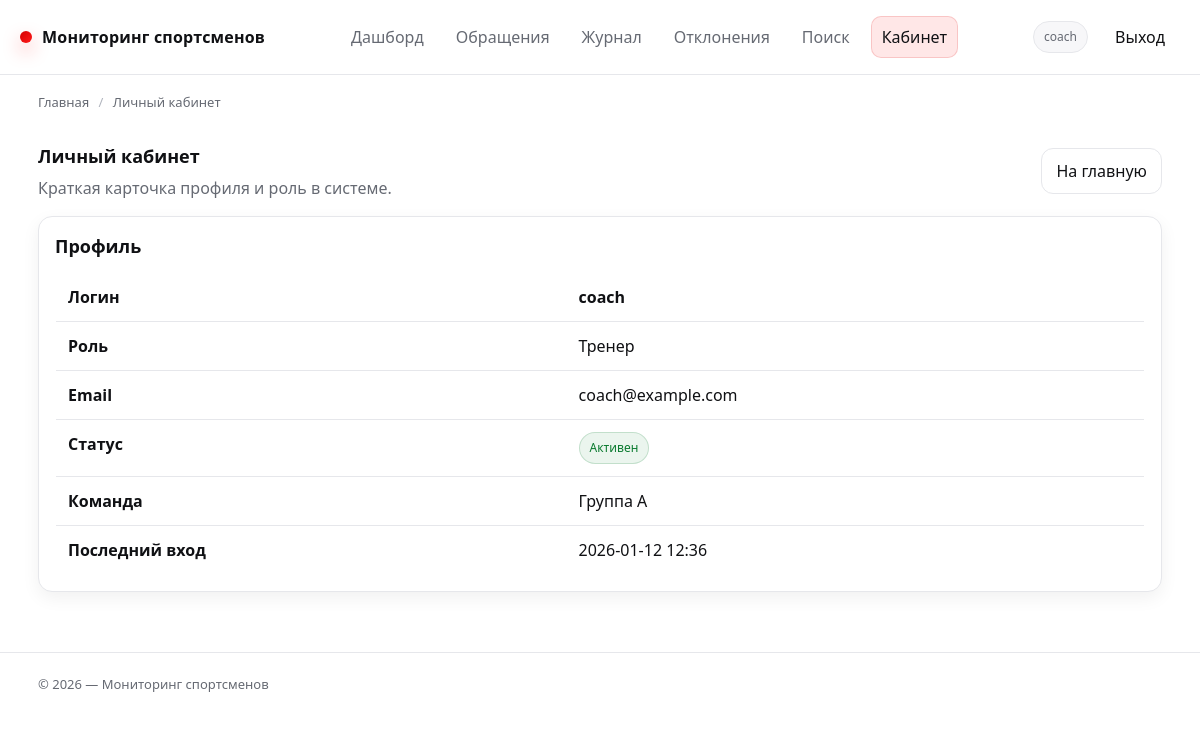
Page /cabinet/ (signed in) on the committed database.
### app/models.py (models this page shows, shortened)
class User(db.Model, UserMixin):
    __tablename__ = "users"
    id = db.Column(db.Integer, primary_key=True)
    username = db.Column(db.String(64), unique=True, nullable=False, index=True)
    email = db.Column(db.String(120), unique=True, nullable=True, index=True)
    password_hash = db.Column(db.String(255), nullable=False)
    role = db.Column(db.String(32), nullable=False, default=ROLE_USER, index=True)
    is_active = db.Column(db.Boolean, nullable=False, default=True)
    created_at = db.Column(db.DateTime, nullable=False, default=datetime.utcnow)
    last_login_at = db.Column(db.DateTime, nullable=True)
    measurements_created = db.relationship(
        "Measurement",
        back_populates="created_by",
        lazy="select",
    )
    feedback_created = db.relationship(
        "Feedback",
        back_populates="author",
        lazy="select",
    )
    exports_created = db.relationship(
        "ExportBatch",
        back_populates="created_by",
        lazy="select",
    )
    teams_managed = db.relationship(
        "Team",
        back_populates="coach",
        lazy="select",
    )
    alerts_closed = db.relationship(
        "Alert",
        back_populates="closed_by",
        lazy="select",
        foreign_keys="Alert.closed_by_id",
    )
    audit_events = db.relationship(
        "AuditLog",
        back_populates="user",
        lazy="select",
    )
    athlete = db.relationship(
        "Athlete",
        back_populates="user",
        uselist=False,
        lazy="select",
    )
    def has_role(self, *roles: str) -> bool:
        return self.role in roles

class Team(db.Model):
    __tablename__ = "teams"
    id = db.Column(db.Integer, primary_key=True)
    name = db.Column(db.String(120), unique=True, nullable=False, index=True)
    coach_id = db.Column(db.Integer, db.ForeignKey("users.id"), nullable=True, index=True)
    coach = db.relationship("User", back_populates="teams_managed", lazy="select")
    parent_id = db.Column(db.Integer, db.ForeignKey("teams.id"), nullable=True)
    parent = db.relationship("Team", remote_side=[id], backref="children")
    is_active = db.Column(db.Boolean, nullable=False, default=True)
    created_at = db.Column(db.DateTime, nullable=False, default=datetime.utcnow)
    athletes = db.relationship("Athlete", back_populates="team", lazy="select")

### app/cabinet.py (the view)
@bp.get("/")
@login_required
def cabinet_home():
    bc = crumbs(("Главная", url_for("routes.index")), ("Личный кабинет", ""))
    role_labels = {
        ROLE_ADMIN: "Администратор",
        ROLE_DOCTOR: "Врач",
        ROLE_COACH: "Тренер",
        ROLE_OPERATOR: "Оператор",
        ROLE_USER: "Спортсмен",
    }
    role_title = role_labels.get(getattr(current_user, "role", None), "—")
    team_label = None
    athlete_profile = getattr(current_user, "athlete", None)
    if athlete_profile and athlete_profile.team:
        team_label = athlete_profile.team.name
    elif is_coach(current_user):
        coach_teams = get_coach_teams(current_user)
        if coach_teams:
            team_label = coach_teams[0].name
    return render_template(
        "cabinet.html",
        breadcrumbs=bc,
        athlete_profile=athlete_profile,
        role_title=role_title,
        team_label=team_label,
    )

### app/__init__.py (called while the page is built)
@login_manager.user_loader
def load_user(user_id: str):
    try:
        return db.session.get(User, int(user_id))
    except Exception:
        return None

### app/permissions.py (called while the page is built)
def _is_active_user(user: Optional[User]) -> bool:
    return bool(user and getattr(user, "is_authenticated", False) and getattr(user, "is_active", True))

def has_role(user: Optional[User], *roles: str) -> bool:
    if not _is_active_user(user):
        return False
    return bool(getattr(user, "has_role", lambda *_: False)(*roles))

def is_admin(user: Optional[User]) -> bool:
    return has_role(user, ROLE_ADMIN)

def is_doctor(user: Optional[User]) -> bool:
    return has_role(user, ROLE_DOCTOR)

def is_coach(user: Optional[User]) -> bool:
    return has_role(user, ROLE_COACH)

def is_operator(user: Optional[User]) -> bool:
    return has_role(user, ROLE_OPERATOR)

def is_user(user: Optional[User]) -> bool:
    return has_role(user, ROLE_USER)

def is_staff(user: Optional[User]) -> bool:
    return has_role(user, ROLE_ADMIN, ROLE_DOCTOR, ROLE_COACH, ROLE_OPERATOR)

def get_coach_teams(user: Optional[User]) -> List[Team]:
    if not is_coach(user):
        return []
    return Team.query.filter_by(coach_id=user.id).all()

### app/utils.py (called while the page is built)
def crumbs(*items: Tuple[str, str]) -> List[Dict[str, str]]:
    return [{"title": title, "url": url or ""} for title, url in items]

### app/templates/cabinet.html (shortened to what this page needs)
{% extends "base.html" %}
{% block content %}
  <div class="row space-between">
    <div>
      <h1 class="card__title" style="margin:0;">Личный кабинет</h1>
      <p class="card__subtitle" style="margin:6px 0 0;">
        Краткая карточка профиля и роль в системе.
      </p>
    </div>
    <div class="row">
      <a class="btn" href="{{ url_for('routes.index') }}">На главную</a>
    </div>
  </div>
  <div class="card mt-16">
    <div class="card__body">
      <h2 class="card__title">Профиль</h2>
      <table class="table mt-12">
        <tbody>
          <tr>
            <th>Логин</th>
            <td><b>{{ current_user.username }}</b></td>
          </tr>
          <tr>
            <th>Роль</th>
            <td>{{ role_title }}</td>
          </tr>
          <tr>
            <th>Email</th>
            <td>{{ current_user.email or "—" }}</td>
          </tr>
          <tr>
            <th>Статус</th>
            <td>
              {% if current_user.is_active %}
                <span class="badge badge--ok">Активен</span>
              {% else %}
                <span class="badge badge--warn">Неактивен</span>
              {% endif %}
            </td>
          </tr>
          {% if team_label %}
            <tr>
              <th>Команда</th>
              <td>{{ team_label }}</td>
            </tr>
          {% endif %}
          <tr>
            <th>Последний вход</th>
            <td>{{ current_user.last_login_at.strftime('%Y-%m-%d %H:%M') if current_user.last_login_at else "—" }}</td>
          </tr>
        </tbody>
      </table>
    </div>
  </div>
{% endblock %}

### app/templates/partials/_nav.html (shortened to what this page needs)
<header class="header">
  <div class="container header__inner">
    <a class="brand" href="{{ url_for('routes.index') }}">
      <span class="brand__dot" aria-hidden="true"></span>
      <span>{{ APP_TITLE or "Мониторинг спортсменов" }}</span>
    </a>
    <nav class="nav" aria-label="Навигация">
      {% if is_authenticated %}
        <a href="{{ url_for('routes.index') }}"
           class="{% if request.endpoint == 'routes.index' %}is-active{% endif %}">
          Дашборд
        </a>
      {% endif %}
      <a href="{{ url_for('feedback.feedback_home') }}"
         class="{% if request.endpoint and request.endpoint.startswith('feedback.') %}is-active{% endif %}">
        Обращения
      </a>
      {% if is_staff %}
        <a href="{{ url_for('routes.catalog') }}"
           class="{% if request.endpoint == 'routes.catalog' %}is-active{% endif %}">
          Журнал
        </a>
        <a href="{{ url_for('routes.offers') }}"
           class="{% if request.endpoint == 'routes.offers' %}is-active{% endif %}">
          Отклонения
        </a>
        <a href="{{ url_for('routes.search') }}"
           class="{% if request.endpoint == 'routes.search' %}is-active{% endif %}">
          Поиск
        </a>
      {% endif %}
      {% if current_user.is_authenticated %}
        <a href="{{ url_for('cabinet.cabinet_home') }}"
           class="{% if request.endpoint and request.endpoint.startswith('cabinet.') %}is-active{% endif %}">
          Кабинет
        </a>
      {% endif %}
    </nav>
    <div class="row">
      {% if current_user.is_authenticated %}
        <span class="badge" data-tip="Роль: {{ current_user.role }}">
          {{ current_user.username }}
        </span>
        <a class="btn btn--ghost" href="{{ url_for('auth.logout') }}">Выход</a>
      {% else %}
        <a class="btn" href="{{ url_for('auth.login') }}">Вход</a>
        <a class="btn btn--primary" href="{{ url_for('auth.register') }}">Регистрация</a>
      {% endif %}
    </div>
  </div>
</header>

### app/static/css/style.css (style rules this page uses)
:root { --bg:#ffffff; --surface:#f7f7f9; --surface-2:#ffffff; --text:#101114; --muted:#666a73; --border:#e6e7eb; --red:#d40000; --red-strong:#ff1a1a; --red-soft:#ffe7e7; --green:#0a7a2f; --yellow:#c48a00; --shadow:0 10px 28px rgba(16,17,20,.08); --shadow-sm:0 6px 18px rgba(16,17,20,.06); --radius:14px; --radius-sm:10px; --container:1160px; --focus:0 0 0 4px rgba(255,26,26,.25); }
* { box-sizing:border-box }
html,body { height:100% }
body { margin:0; font-family:ui-sans-serif,system-ui,-apple-system,Segoe UI,Roboto,Arial,"Apple Color Emoji","Segoe UI Emoji"; color:var(--text); background:var(--bg); line-height:1.5; -webkit-font-smoothing:antialiased; text-rendering:optimizeLegibility; }
a { color:inherit;text-decoration:none }
.container { max-width:var(--container); margin:0 auto; padding:0 18px; }
.header { position:sticky; top:0; z-index:50; background:rgba(255,255,255,.86); backdrop-filter:blur(10px); border-bottom:1px solid var(--border); }
.header__inner { display:flex; align-items:center; justify-content:space-between; padding:14px 0; gap:16px; }
.brand { display:flex; align-items:center; gap:10px; font-weight:800; letter-spacing:.2px; white-space:nowrap; }
.brand__dot { width:12px; height:12px; border-radius:999px; background:linear-gradient(135deg,var(--red),var(--red-strong)); box-shadow:0 8px 18px rgba(255,26,26,.35); }
.nav { display:flex; gap:10px; flex-wrap:wrap; align-items:center; }
.nav a { padding:8px 10px; border-radius:10px; color:var(--muted); transition:background .15s ease,color .15s ease,border-color .15s ease; border:1px solid transparent; }
.nav a.is-active { color:var(--text); background:var(--red-soft); border-color:rgba(212,0,0,.15); }
.btn { display:inline-flex; align-items:center; justify-content:center; gap:8px; border:1px solid var(--border); background:var(--surface-2); color:var(--text); padding:10px 14px; border-radius:12px; cursor:pointer; box-shadow:none; transition:transform .15s ease,box-shadow .15s ease,border-color .15s ease,background .15s ease; user-select:none; -webkit-tap-highlight-color:transparent; }
.btn--ghost { background:transparent; border-color:transparent; }
.badge { display:inline-flex; align-items:center; gap:6px; padding:6px 10px; border-radius:999px; font-size:12px; border:1px solid var(--border); background:var(--surface); color:var(--muted); white-space:nowrap; }
.badge--ok { background:rgba(10,122,47,.08); border-color:rgba(10,122,47,.18); color:var(--green); }
.card { border:1px solid var(--border); background:var(--surface-2); border-radius:var(--radius); box-shadow:var(--shadow-sm); }
.card__body { padding:16px }
.card__title { margin:0; font-size:18px; font-weight:800; }
.card__subtitle { margin:6px 0 0; color:var(--muted); }
.table { width:100%; border-collapse:collapse; overflow:hidden; border-radius:var(--radius); border:1px solid var(--border); background:#fff; }
.table th,.table td { padding:12px 12px; border-bottom:1px solid var(--border); text-align:left; vertical-align:top; }
.table tbody tr:last-child td { border-bottom:none }
.row { display:flex;gap:12px;align-items:center;flex-wrap:wrap }
.space-between { justify-content:space-between }
.mt-12 { margin-top:12px }
.mt-16 { margin-top:16px }

### rows in the picture
User: username "coach", email "coach@example.com", last_login_at "2026-01-12 12:36"
Team: name "Группа А"

### other values in the picture
{{ APP_TITLE or "Мониторинг спортсменов" }} "Мониторинг спортсменов"
{{ item.title }} "Главная"
{{ item.title }} "Личный кабинет"
{{ role_title }} "Тренер"
{{ APP_TITLE or "Мониторинг показателей здоровья спортсменов" }} "Мониторинг спортсменов"
